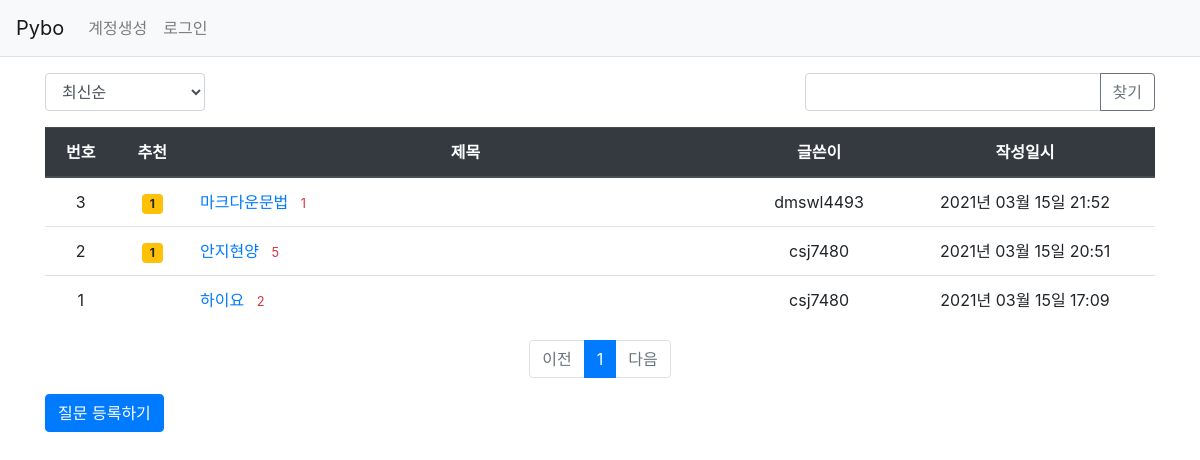
Page /question/list/ on the earlier database version.
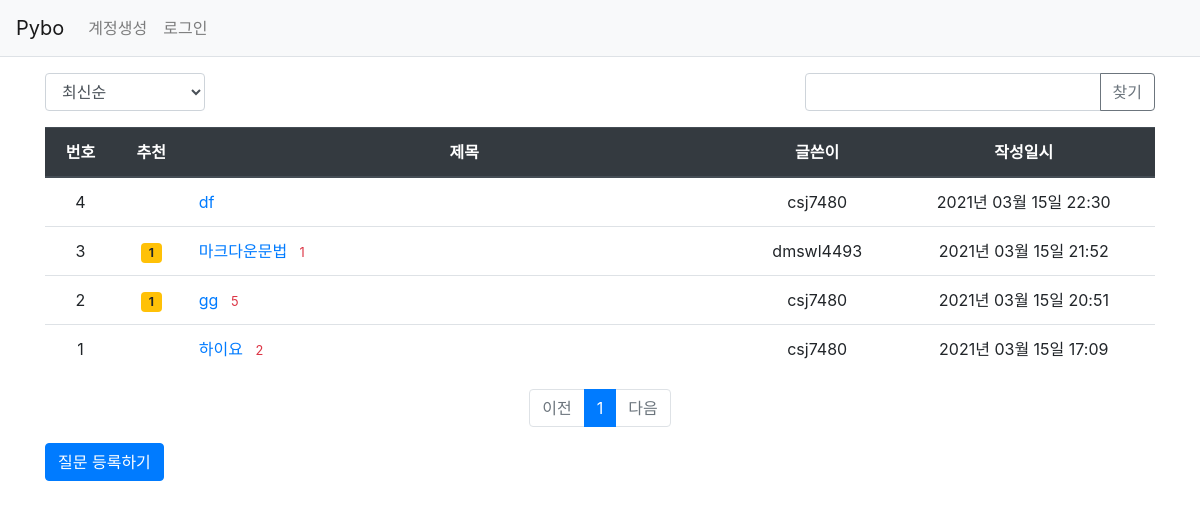
Same page on the later database version.
### pybo/models.py (models this page shows)
class Question(db.Model):
    id = db.Column(db.Integer, primary_key=True)
    subject = db.Column(db.String(200), nullable=False)
    content = db.Column(db.Text(), nullable=False)
    create_date = db.Column(db.DateTime(), nullable=False)
    user_id = db.Column(db.Integer, db.ForeignKey('user.id', ondelete='CASCADE'), nullable=False)
    user = db.relationship('User', backref=db.backref('question_set'))
    modify_date = db.Column(db.DateTime(),nullable = True)
    voter= db.relationship('User', secondary=question_voter, backref = db.backref('question_voter_set'))

class User(db.Model):
    id = db.Column(db.Integer, primary_key=True)
    username = db.Column(db.String(150), unique=True, nullable=False)
    password = db.Column(db.String(200), nullable=False)
    email = db.Column(db.String(120), unique=True, nullable=False)

### pybo/views/question_views.py (the view, shortened to what this page needs)
@bp.route('/list/')
def _list():
    page = request.args.get('page', type=int, default=1)
    kw = request.args.get('kw', type=str, default='')
    so = request.args.get('so', type=str, default='recent')
    if so == 'recommend':
        sub_query = db.session.query(question_voter.c.question_id, func.count('*').label('num_voter')) \
            .group_by(question_voter.c.question_id).subquery()
        question_list = Question.query \
            .outerjoin(sub_query, Question.id == sub_query.c.question_id) \
            .order_by(sub_query.c.num_voter.desc(), Question.create_date.desc())
    elif so == 'popular':
        sub_query = db.session.query(Answer.question_id, func.count('*').label('num_answer')) \
            .group_by(Answer.question_id).subquery()
        question_list = Question.query \
            .outerjoin(sub_query, Question.id == sub_query.c.question_id) \
            .order_by(sub_query.c.num_answer.desc(), Question.create_date.desc())
    else:  # recent
        question_list = Question.query.order_by(Question.create_date.desc())
    question_list = question_list.paginate(page, per_page=10)
    return render_template('question/question_list.html', question_list=question_list, page=page, kw=kw, so=so)

### pybo/filter.py (called while the page is built)
def format_datetime(value, fmt='%Y년 %m월 %d일 %H:%M'):
    return value.strftime(fmt)

### pybo/views/auth_views.py (called while the page is built)
@bp.before_app_request
def load_logged_in_user():
    user_id = session.get('user_id')
    if user_id is None:
        g.user = None
    else:
        g.user = User.query.get(user_id)

### pybo/templates/question/question_list.html (shortened to what this page needs)
{% extends 'base.html' %}
{% block content %}
<div class="container my-3">
    <div class="row justify-content-between my-3">
        <div class="col-2">
            <select class="form-control so">
                <option value="recent" {% if so=='recent' %}selected{% endif %}>최신순</option>
            </select>
        </div>
        <div class="col-4 input-group">
            <input type="text" class="form-control kw" value="{{ kw or '' }}">
            <div class="input-group-append">
                <button class="btn btn-outline-secondary" type="button" id="btn_search">찾기</button>
            </div>
        </div>
    </div>
    <table class="table">
        <thead>
        <tr class="text-center thead-dark">
            <th>번호</th>
            <th>추천</th>
            <th style="width:50%">제목</th>
            <th>글쓴이</th>
            <th>작성일시</th>
        </tr>
        </thead>
        <tbody>
        {% if question_list %}
        {% for question in question_list.items %}
        <tr class="text-center">
            <td>{{ question_list.total - ((question_list.page-1) * question_list.per_page) - loop.index0 }}</td>
            <td>
                {% if question.voter|length > 0 %}
                <span class="badge badge-warning px-2 py-1">{{ question.voter|length }}</span>
                {% endif %}
            </td>
            <td class="text-left">
                <a href="{{ url_for('question.detail', question_id=question.id) }}">{{ question.subject }}</a>
                {% if question.answer_set|length > 0 %}
                <span class="text-danger small ml-2">{{ question.answer_set|length }}</span>
                {% endif %}
            </td>
            <td>{{ question.user.username }}</td>
            <td>{{ question.create_date|datetime }}</td>
        </tr>
        {% endfor %}
        {% else %}
        <tr>
            <td colspan="3">질문이 없습니다.</td>
        </tr>
        {% endif %}
        </tbody>
    </table>
    <ul class="pagination justify-content-center">
        {% if question_list.has_prev %}
        <li class="page-item">
            <a class="page-link" data-page="{{ question_list.prev_num }}" href="#">이전</a>
        </li>
        {% else %}
        <li class="page-item disabled">
            <a class="page-link" tabindex="-1" aria-disabled="true" href="#">이전</a>
        </li>
        {% endif %}
        {% for page_num in question_list.iter_pages() %}
            {% if page_num %}
                {% if page_num != question_list.page %}
                <li class="page-item">
                    <a class="page-link" data-page="{{ page_num }}" href="#">{{ page_num }}</a>
                </li>
                {% else %}
                <li class="page-item active" aria-current="page">
                    <a class="page-link" href="#">{{ page_num }}</a>
                </li>
                {% endif %}
           {% else %}
                <li class="disabled">
                    <a class="page-link" href="#">...</a>
                </li>
           {% endif %}
        {% endfor %}
        {% if question_list.has_next %}
        <li class="page-item">
            <a class="page-link" data-page="{{ question_list.next_num }}" href="#">다음</a>
        </li>
        {% else %}
        <li class="page-item disabled">
            <a class="page-link" tabindex="-1" aria-disabled="true" href="#">다음</a>
        </li>
        {% endif %}
    </ul>
    <a href="{{ url_for('question.create') }}" class="btn btn-primary">질문 등록하기</a>
</div>
{% endblock %}

### pybo/templates/base.html (shortened to what this page needs)
<!doctype html>
<html lang="ko">
<head>
    <link rel="stylesheet" href="{{ url_for('static', filename='bootstrap.min.css') }}">
    <link rel="stylesheet" href="{{ url_for('static', filename='style.css') }}">
</head>
<body>
{% include "navbar.html" %}
{% block content %}
{% endblock %}
</body>
</html>

### pybo/templates/navbar.html (shortened to what this page needs)
<nav class="navbar navbar-expand-lg navbar-light bg-light border-bottom">
    <a class="navbar-brand" href="{{ url_for('main.index') }}">Pybo</a>
    <div class="collapse navbar-collapse flex-grow-0" id="navbarNav">
        {% if g.user %}
        <ul class="navbar-nav">
            <li class="nav-item ">
                <a class="nav-link" href="{{ url_for('auth.logout') }}">{{ g.user.username }} (로그아웃)</a>
            </li>
        </ul>
        {% else %}
        <ul class="navbar-nav">
            <li class="nav-item ">
                <a class="nav-link" href="{{ url_for('auth.signup') }}">계정생성</a>
            </li>
            <li class="nav-item ">
                <a class="nav-link" href="{{ url_for('auth.login') }}">로그인</a>
            </li>
        </ul>
        {% endif %}
    </div>
</nav>

Differences in the rows shown:
added Question: id "4", subject "df", user.username "csj7480", create_date "2021년 03월 15일 22:30"
changed Question id 2: subject "안지현양" → "gg"
